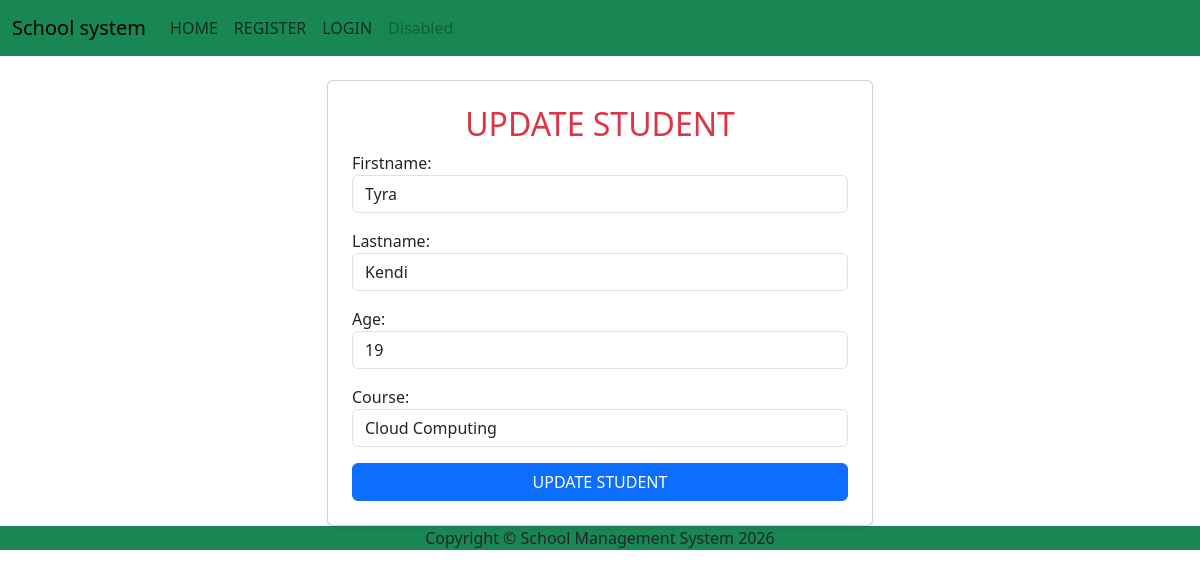
Page /update/16 on the committed database.
### myapp/models.py (models this page shows, shortened)
class Student(models.Model):
    firstname = models.CharField(max_length=50)
    lastname = models.CharField(max_length=50)
    age = models.IntegerField()
    course = models.CharField(max_length=50)

### myapp/views.py (the view)
# urls.py: path('update/<int:id>', views.update_student, name='update'),
def update_student(request,id):
    student=get_object_or_404(Student, pk=id)
    form=StudentForm(request.POST or None, instance=student)
    if form.is_valid():
        form.save()
        return redirect('students')
    return render(request,'studentform.html',{'form':form})

### myapp/forms.py
class StudentForm(forms.ModelForm):
  class Meta:
    model = Student
    fields=['firstname','lastname','age','course']
    widgets = {
         'firstname': forms.TextInput(attrs={'class': 'form-control', 'placeholder': 'Enter first name'}),
         'lastname': forms.TextInput(attrs={'class': 'form-control', 'placeholder': 'Enter last name'}),
         'age': forms.NumberInput(attrs={'class': 'form-control', 'placeholder': 'Enter age'}),
         'course': forms.Select(choices=[
           ('Full Stack Development', 'Full Stack Development'),
             ('Data Science', 'Data Science'),
               ('Cybersecurity', 'Cybersecurity'),
               ('Cloud Computing', 'Cloud Computing'),
               ('Mobile App Development', 'Mobile App Development'),
               ('UI/UX Design', 'UI/UX Design'),
               ('Artificial Intelligence', 'Artificial Intelligence'),
         ]
         ,attrs={'class': 'form-control'}),
    }

### myapp/templates/studentform.html (shortened to what this page needs)
{%extends 'base.html'%}
{% block content %}
<div class="container mt-4">
  <div class="row justify-content-center">
    <div class="col-md-6">
      <div class="card shadow-sm p-4">
    <h2 class="text-danger text-center" >
      {%if form.instance.pk %}
      UPDATE STUDENT
      {% else %}
      ADD STUDENT
      {% endif %}
    </h2>
     <form method="post">
    {{form.as_p}}
    <button class="btn btn-primary w-100" type="submit">
    {% if form.instance.pk %}
    UPDATE STUDENT
    {% else %}
    ADD STUDENT
    {% endif %}
  </button>
      </form>
</div>
</div>
</div>
</div>
{% endblock %}

### rows in the picture
Student: firstname "Tyra", lastname "Kendi", age "19", course "Cloud Computing"
